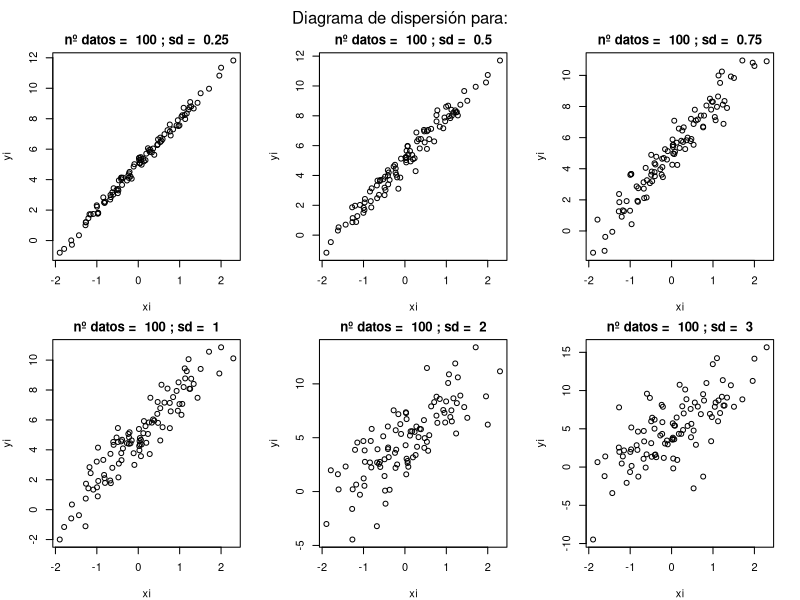
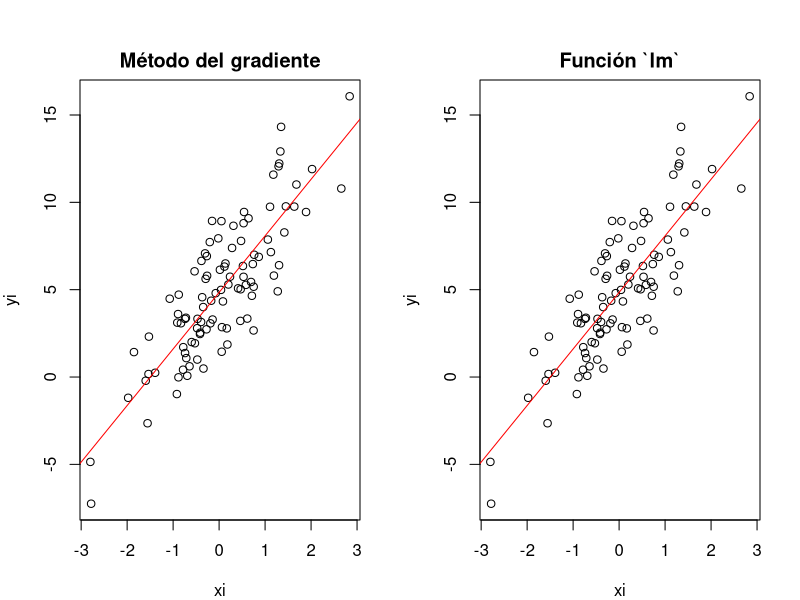

R code for these plots, in order: (Note: this script raises an error after producing the figures.)
## ---- chunk 1
knitr::opts_chunk$set(echo = TRUE)
## ---- chunk 2
n <- 100
xi <- runif(n)  # Genera 100 observaciones xi de la uniforme 
## ---- chunk 3
sigma <- 1      # Variabilidad de los errores
epsilon <- rnorm(n, 0, sigma)  # Genera errores de la distribución normal

## ---- chunk 4
beta0<-5 # supongamos que betha0=5 para el modelo
beta1<-3 # suponngamos que beta1=3 pare el modelo
yi <- beta0 + beta1 * xi + epsilon  # Calculamos los valores del  y
## ---- chunk 5
# Crear un vector para almacenar las gráficas
stds <- c(0.25, 0.5, 0.75, 1,2,3)
n <- 100  # Número de datos
beta0 <- 5
beta1 <- 3
xi <- rnorm(n)  # Datos xi generados aleatoriamente

# Configurar el diseño de subgráficos
par(mfrow = c(2, 3), mar = c(4, 4, 2, 2),oma = c(0, 0, 2, 0))  # Organizar en 2 filas y 2 columnas, ajustar márgenes

for (i in 1:length(stds)) {
  # Definimos sd
  # sd <- stds[i]  # Comentado para usar directamente stds[i]
  # Error (con desviación típica sd)
  epsilon <- rnorm(n = n, sd = stds[i])
  # Calculamos y
  yi <- beta0 + beta1 * xi + epsilon
  # Ploteamos y lo almacenamos en la lista
  plot(xi, yi, main = paste('nº datos = ', n, '; sd = ', stds[i]))
}

# Agregar un título general que englobe los subgráficos
mtext("Diagrama de dispersión para:", outer = TRUE, line = 0)

## ---- chunk 6
n <- 100  # Número de datos
beta0 <- 5
beta1 <- 3
xi <- rnorm(n)  # Datos xi generados aleatoriamente
epsilon <- rnorm(n = n, sd = 2)
# Calculamos y
yi <- beta0 + beta1 * xi + epsilon
## ---- chunk 7
# Función a modelar
f <- function(x, beta0, beta1) {
return(beta0 + beta1 * x)
}

# Definir la función de costo J(beta0, beta1) suma de residuis al cuadrado 
grad_costo <- function(y,x,beta0, beta1) {
  # Obtenemos la el error de valor y la prediccion
  error <- y - f(x,beta0,beta1)
  # Calculamos el gradiente de f(x)
  d_beta0 <- - sum(error) 
  d_beta1 <- - sum(error * x) 
  return(c(d_beta0, d_beta1))
}

# RSE (Residual Standard Error)
rse <- function(y,x,beta0,beta1) {
prediccion<-f(x,beta0,beta1)
n <- length(y)
rss <- sum((prediccion - y)^2)
rse <- sqrt((rss / (n - 2)))
return(rse)
}

## ---- chunk 8
# Función del descenso de gradiente
descenso_gradiente <- function(y, x, tasa_aprendizaje, num_iteraciones, tolerancia) {
  beta0_inicial <- 0
  beta1_inicial <- 0
  beta0_vector <- rep(0, times = num_iteraciones)
  converge=FALSE
  for (i in 1:num_iteraciones) {
    grad <- grad_costo(y,x,beta0_inicial, beta1_inicial)
    
    beta0_nuevo <- beta0_inicial - tasa_aprendizaje * grad[1]
    beta1_nuevo <- beta1_inicial - tasa_aprendizaje * grad[2]
    
    cambio_beta0 <- abs(beta0_nuevo - beta0_inicial)
    cambio_beta1 <- abs(beta1_nuevo - beta1_inicial)
    
    # Calculamos el rse cometido con la función de coste
    coste <- rse(y, x, beta0_nuevo, beta1_nuevo)
    
    
    beta0_inicial <- beta0_nuevo
    beta1_inicial <- beta1_nuevo
    beta0_vector[i]<-beta0_inicial
    
    # Comprobamos si se cumple el criterio de parada
    # if (sqrt(sum(grad^2)) < tolerancia) {
    #  converge=TRUE
    #  break
    #}
    
  }
  if (converge){
    print(paste("beta0: ",beta0_nuevo))
    print(paste("beta1: ",beta1_nuevo))
    print(paste("RSE: ", coste))
    print(paste("Iteracion en la que converge", i))
  }
  else{
    print(paste("beta0: ",beta0_nuevo))
    print(paste("beta1: ",beta1_nuevo))
    print(paste("RSE: ", coste))
    print(paste("NO CONVERGIO PARA EL NUMERO", i,"DE ITERACIONES"))
  }
  
  #print(paste("beta0: ",beta0_vector))
  resultado <- list(beta0_nuevo, beta1_nuevo,coste,converge,beta0_vector)
  return(resultado)
}

# Llamada a la función descenso_gradiente
tasa_aprendizaje <- 0.001
num_iteraciones <- 1000
tolerancia <- 0.0

betas_estimados <- descenso_gradiente(yi, xi, tasa_aprendizaje, num_iteraciones, tolerancia)


## ---- chunk 9

par(mfrow = c(1, 2))

plot(xi, yi, main = "Método del gradiente")
lines(c(-10:10), f(c(-10:10), betas_estimados[[1]], betas_estimados[[2]]), col = "red", lwd = 1)

plot(xi, yi, main = "Función `lm`")
# Calculamos el modelo re regresión mediante `lm`
ml <- lm(yi ~ xi)
abline(ml, col = "red")

## ---- chunk 10
print(paste("beta0: ",betas_estimados[[1]]))
print(paste("beta1: ",betas_estimados[[2]]))
print(paste("RSE: ", betas_estimados[[3]]))
## ---- chunk 11

print(paste("beta0: ",ml$coefficients[[1]]))
print(paste("beta1: ",ml$coefficients[[2]]))
print(paste("RSE: ", sigma(ml)))
resumen(ml)
